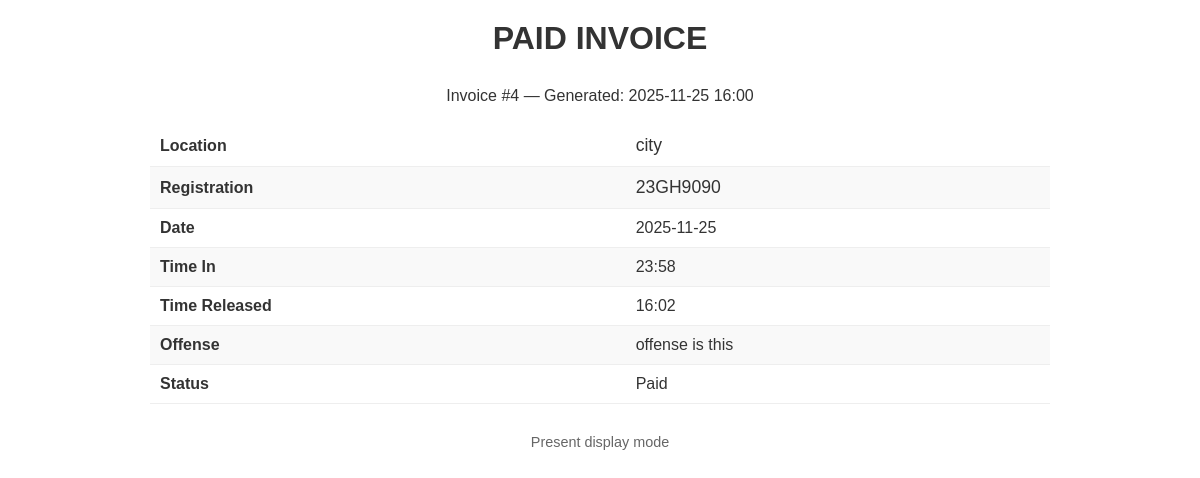
The page /presentation/invoice/4 on the database its author committed.
### app.py (models this page shows, shortened)
class ClampData(db.Model):
    id = db.Column(db.Integer, primary_key=True)
    location = db.Column(db.String(200), nullable=False)
    registration = db.Column(db.String(100))
    clamp_date = db.Column(db.Date, nullable=False)
    time_in = db.Column(db.Time, nullable=False)
    time_released = db.Column(db.Time)
    offense = db.Column(db.String(300), nullable=False)
    payment_status = db.Column(db.String(50), default='Processing')  # Paid, Not Paid, Processing
    created_at = db.Column(db.DateTime, default=datetime.utcnow)

### app.py (the view)
@app.route('/presentation/invoice/<int:id>')
def presentation_invoice(id):
    clamp = ClampData.query.get_or_404(id)
    return render_template('presentation_invoice.html', clamp=clamp, now=datetime.now())

### templates/presentation_invoice.html (shortened to what this page needs)
<!doctype html>
<html lang="en">
<head>
  <link rel="stylesheet" href="{{ url_for('static', filename='css/style.css') }}">
</head>
<body>
  <div class="invoice">
    <div class="header">
      <h1>PAID INVOICE</h1>
      <p>Invoice #{{ clamp.id }} — Generated: {{ now.strftime('%Y-%m-%d %H:%M') }}</p>
    </div>
    <table class="invoice-table">
      <tr><td><strong>Location</strong></td><td class="big">{{ clamp.location }}</td></tr>
      <tr><td><strong>Registration</strong></td><td class="big">{{ clamp.registration or 'N/A' }}</td></tr>
      <tr><td><strong>Date</strong></td><td>{{ clamp.clamp_date.strftime('%Y-%m-%d') }}</td></tr>
      <tr><td><strong>Time In</strong></td><td>{{ clamp.time_in.strftime('%H:%M') }}</td></tr>
      <tr><td><strong>Time Released</strong></td><td>{{ clamp.time_released.strftime('%H:%M') if clamp.time_released else 'N/A' }}</td></tr>
      <tr><td><strong>Offense</strong></td><td>{{ clamp.offense }}</td></tr>
      <tr><td><strong>Status</strong></td><td>{{ clamp.payment_status }}</td></tr>
    </table>
    <div style="margin-top:30px;text-align:center;color:#666;font-size:0.9rem">Present display mode</div>
  </div>
</body>
</html>

### static/css/style.css (style rules this page uses)
* { margin: 0; padding: 0; box-sizing: border-box; }
body { font-family: 'Segoe UI', Tahoma, Geneva, Verdana, sans-serif; background: linear-gradient(135deg, #d8dede 0%, #1c1f1d 100%); min-height: 100vh; padding: 20px; }
h1 { color: #333; margin-bottom: 30px; text-align: center; }
.invoice-table { width: 100%; border-collapse: collapse; margin-top: 20px; background: white; }
.invoice-table th, .invoice-table td { padding: 12px; text-align: left; border-bottom: 1px solid #ddd; }
.invoice-table tbody tr:nth-child(even) { background: #f9f9f9; }

### templates/presentation_invoice.html (style rules this page uses)
body { background:#fff;color:#333;font-family:Arial,Helvetica,sans-serif;margin:0;padding:20px }
.invoice { max-width:900px;margin:0 auto }
.header { text-align:center;margin-bottom:20px }
.invoice-table { width:100%;border-collapse:collapse }
.invoice-table td { padding:10px;border-bottom:1px solid #eee }
.big { font-size:1.1rem }

### rows shown on the page
ClampData: id "4", location "city", registration "23GH9090", clamp_date "2025-11-25", time_in "23:58", time_released "16:02", offense "offense is this", payment_status "Paid"
